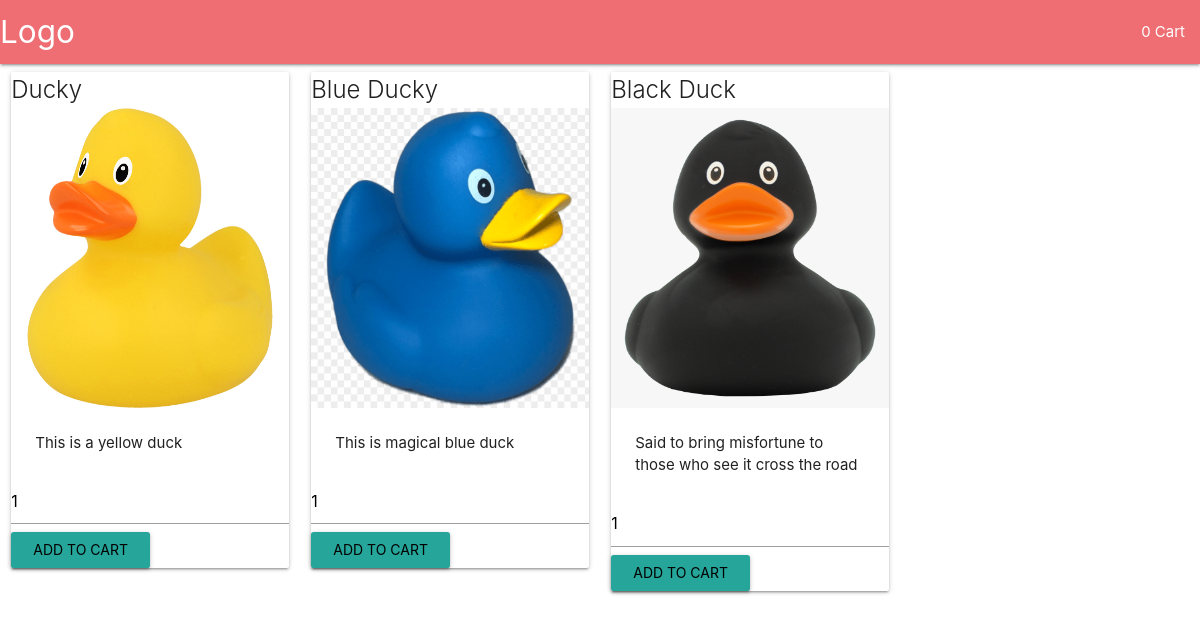
The page / on the database its author committed.
### tables this page shows
CREATE TABLE Product
(
    productID int NOT NULL AUTO_INCREMENT PRIMARY KEY,
    `name` varchar(255) NOT NULL,
    price DECIMAL(5, 2) NOT NULL,
    `image` varchar(255),
    `description` varchar(60000),
    color int NOT NULL,
    quantity int NOT null,
    FOREIGN KEY (color) REFERENCES Color (colorID)
);

### shop/DBController.php (called while the page is built, shortened)
<?php
class DBController {
	private $host = "mysql37.unoeuro.com";
	private $user = "jonaskp_dk";
	private $password = "B4tt3ryH0rs3";
	private $database = "jonaskp_dk_db";
	private $conn;
	function __construct() {
		$this->conn = $this->connectDB();
	}
	function connectDB() {
		$conn = mysqli_connect($this->host,$this->user,$this->password,$this->database);
		return $conn;
	}
	function runQuery($query) {
		$result = mysqli_query($this->conn,$query);
		while($row=mysqli_fetch_assoc($result)) {
			$results[] = $row;
		}
		if(!empty($results))
			return $results;
	}
}
?>

### index.php (the view, shortened to what this page needs)
<?php include "header.php" ?>
    <div class="row">
    <?php
    $db_handle = new DBController();
	$product_array = $db_handle->runQuery("SELECT * FROM Product ORDER BY productID ASC");
	if (!empty($product_array)) {
		foreach($product_array as $aNumber=> $value){
	?>
        <form method="post" action="index.php?action=add&productID=<?php echo $product_array[$aNumber]["productID"]; ?>">
        <div class="col s12 m3">
          <div class="card">
          <span class="card-title"><?php echo $product_array[$aNumber]["name"]; ?></span>
            <div class="card-image">
              <img src="<?php echo $product_array[$aNumber]["image"]; ?>" id="card">
            </div>
            <div class="card-content">
              <p><?php echo $product_array[$aNumber]["description"]; ?></p>
            </div>
            <div>
                <input type="text" name="quantity" value="1" size="1" />
                <input class="waves-effect waves-light btn" type="submit" value="Add to cart" class="addBtn" />
            </div>
          </div>
        </div>
    </form>
        <?php
		}
	}
	?>
    </div>

### header.php (shortened to what this page needs)
<!DOCTYPE html>
<html lang="en">
<head>
    <link rel="stylesheet" href="css/style.css">
    <link rel="stylesheet" href="https://cdnjs.cloudflare.com/ajax/libs/materialize/1.0.0/css/materialize.min.css">
</head>
<?php
    $localTotalItem = 0;
?>
<nav>
    <div class="nav-wrapper">
      <a href="index.php" class="brand-logo">Logo</a>
      <ul id="nav-mobile" class="right hide-on-med-and-down">
        <li><a href="cart.php"> <?php echo $localTotalItem; ?>  Cart</a></li>
      </ul>
    </div>
  </nav>

### css/style.css (style rules this page uses)
#card { height: 300px; background-size: contain; }
.card-image img { height: 300px; background-size: cover; }

### rows shown on the page
product: name "Ducky", image (picture), description "This is a yellow duck"
product: name "Blue Ducky", image (picture), description "This is magical blue duck"
product: name "Black Duck", image (picture), description "Said to bring misfortune to those who see it cross the road"

### other values the page prints
$localTotalItem "0"
